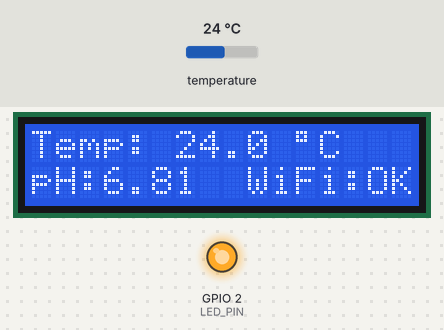
A sketch run on a simulated ESP32. On the bench: 16×2 character LCD, output pins drawn as LEDs (lit = HIGH). The inputs (shaded band) are chosen by the test bench; at power-on: temperature 24 °C. WiFi joins after 1.5 s; servers stay silent unless stated; uploads are accepted with an empty reply; random numbers use the default seed unless the sketch sets one; what the sketch prints to the serial monitor is not drawn.

Above: at 11.5 s.
11.6 s: temperature set to 12 °C
At 22.2 s:
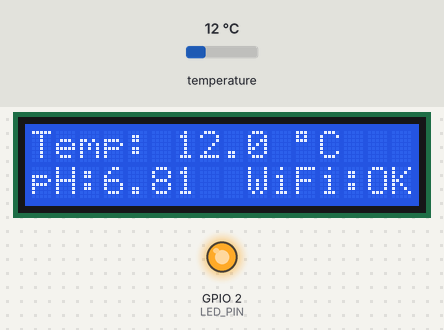
24.9 s: temperature set to 19 °C
At 32.4 s:
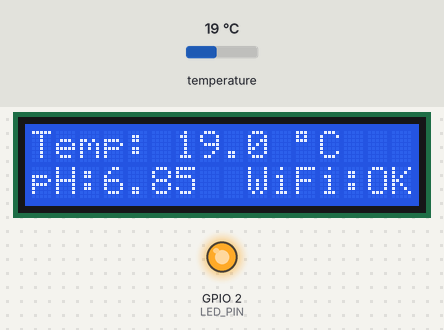
38.2 s: temperature set to 28 °C
At 41.3 s:
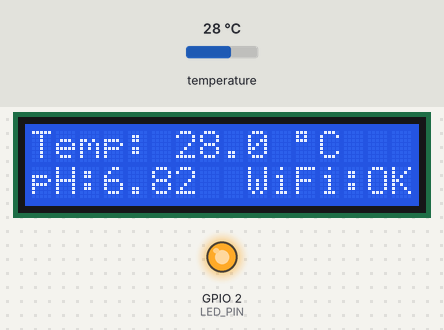
Timing chart, 0 to 42.8 s (numbered marks = the images above; inputs shaded):
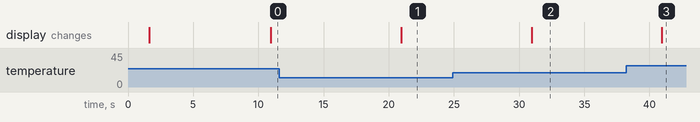

Measured:
- after the input at 11.6 s, the display: changes after 9.3 s (image 1)

The sketch:

esp32_sensor.ino
```cpp
#include <WiFi.h>
#include <WiFiClientSecure.h>
#include <HTTPClient.h>
#include <OneWire.h>
#include <DallasTemperature.h>
#include <Wire.h>
#include <LiquidCrystal_I2C.h>

// ============================================================
// 🔑 KONFIGURASI JARINGAN & SERVER
// ============================================================
const char* WIFI_SSID     = "HW CHANNEL";
const char* WIFI_PASSWORD = "@cc_hw#123";
const char* SERVER_URL    = "https://iot.bppmhkp.online/api/sensor/data";

// ============================================================
// 🔧 PIN & PARAMETER SISTEM
// ============================================================
#define I2C_SDA_PIN       21     // Pin P21 -> SDA LCD
#define I2C_SCL_PIN       22     // Pin R22 -> SCL LCD
#define DS18B20_PIN       4      // Pin P4  -> DATA Sensor Suhu
#define LED_PIN           2      // LED Indikator Board
#define SENSOR_INTERVAL   10000  // Interval kirim data (ms)
#define LCD_ADDR          0x27   // Alamat I2C umum (ganti 0x3F jika gelap)

// ============================================================
// 🏗 OBJEK HARDWARE
// ============================================================
OneWire oneWire(DS18B20_PIN);
DallasTemperature sensors(&oneWire);
LiquidCrystal_I2C lcd(LCD_ADDR, 16, 2);

unsigned long lastSendTime = 0;
String deviceId = "";

// ============================================================
// 📺 FUNGSI BANTU LCD (Format pas 16 karakter per baris)
// ============================================================
void showLcdLines(const char* line1, const char* line2) {
  char buf1[17], buf2[17];
  snprintf(buf1, sizeof(buf1), "%-16s", line1);
  snprintf(buf2, sizeof(buf2), "%-16s", line2);

  lcd.setCursor(0, 0);
  lcd.print(buf1);
  lcd.setCursor(0, 1);
  lcd.print(buf2);
}

void updateLcdReadings(float temp, float ph, bool isOnline) {
  char line1[17];
  char line2[17];

  // Baris 1: Suhu
  if (temp == -127.00) {
    snprintf(line1, sizeof(line1), "Temp: ERR       ");
  } else {
    snprintf(line1, sizeof(line1), "Temp: %4.1f %cC   ", temp, (char)223);
  }

  // Baris 2: pH dan status jaringan
  snprintf(line2, sizeof(line2), "pH:%-4.2f  %s", ph, isOnline ? "WiFi:OK" : "WiFi:NC");

  lcd.setCursor(0, 0);
  lcd.print(line1);
  lcd.setCursor(0, 1);
  lcd.print(line2);
}

// ============================================================
// 📶 MANAJEMEN WIFI
// ============================================================
bool connectWiFi() {
  if (WiFi.status() == WL_CONNECTED) return true;

  showLcdLines("WiFi Connecting", WIFI_SSID);
  WiFi.mode(WIFI_STA);
  WiFi.begin(WIFI_SSID, WIFI_PASSWORD);

  int retry = 0;
  while (WiFi.status() != WL_CONNECTED && retry < 20) {
    delay(500);
    Serial.print(".");
    retry++;
  }

  if (WiFi.status() == WL_CONNECTED) {
    Serial.println("\n[WiFi] Terhubung!");
    digitalWrite(LED_PIN, HIGH);
    return true;
  }

  Serial.println("\n[WiFi] Gagal terhubung.");
  digitalWrite(LED_PIN, LOW);
  return false;
}

// ============================================================
// 🌡 BACA SENSOR & DATA SIMULASI
// ============================================================
float readTemperature() {
  sensors.requestTemperatures();
  float temp = sensors.getTempCByIndex(0);

  if (temp == -127.00) {
    Serial.println("[SENSOR] DS18B20 tidak terdeteksi!");
    return -127.00;
  }
  return temp;
}

float readSimulatedPH() {
  return 6.8 + (random(0, 6) / 100.0);
}

// ============================================================
// 📤 PUSH HTTP POST DATA
// ============================================================
void sendTelemetry(float temp, float ph) {
  WiFiClientSecure client;
  client.setInsecure();
  client.setTimeout(5000);

  HTTPClient http;
  if (!http.begin(client, SERVER_URL)) {
    Serial.println("[HTTP] Gagal menghubungkan ke host");
    return;
  }

  http.addHeader("Content-Type", "application/json");

  // Fallback suhu jika sensor lepas saat kirim
  float reportTemp = (temp == -127.00) ? 27.0 : temp;
  String payload = "{\"deviceId\":\"" + deviceId +
                   "\",\"temperature\":" + String(reportTemp, 1) +
                   ",\"ph\":" + String(ph, 2) + "}";

  Serial.printf("[HTTP] Mengirim: %s\n", payload.c_str());
  int responseCode = http.POST(payload);

  if (responseCode > 0) {
    Serial.printf("[HTTP] Sukses, Kode: %d\n", responseCode);
  } else {
    Serial.printf("[HTTP] Error, Kode: %d\n", responseCode);
  }

  http.end();
}

// ============================================================
// ⚙️ SETUP UTAMA
// ============================================================
void setup() {
  Serial.begin(115200);
  pinMode(LED_PIN, OUTPUT);
  digitalWrite(LED_PIN, LOW);

  // 1. Inisialisasi Bus I2C & LCD dengan proteksi timing
  Wire.begin(I2C_SDA_PIN, I2C_SCL_PIN);
  Wire.setClock(100000); // 100kHz standard-mode (mencegah karakter aneh)

  lcd.init();
  lcd.backlight();
  showLcdLines(" Fish Monitoring", "   System Boot  ");
  delay(1500);

  // 2. Inisialisasi DS18B20
  sensors.begin();
  sensors.setResolution(12);

  // 3. Susun Device ID Unik dari MAC
  byte mac[6];
  WiFi.macAddress(mac);
  deviceId = "FISH-" + String(mac[4], HEX) + String(mac[5], HEX);
  deviceId.toUpperCase();

  // 4. Sambungkan ke Jaringan
  connectWiFi();
}

// ============================================================
// 🔁 LOOP UTAMA
// ============================================================
void loop() {
  bool isOnline = (WiFi.status() == WL_CONNECTED);
  digitalWrite(LED_PIN, isOnline ? HIGH : LOW);

  // Reconnect otomatis jika koneksi putus
  if (!isOnline && (millis() - lastSendTime > 5000)) {
    connectWiFi();
    isOnline = (WiFi.status() == WL_CONNECTED);
  }

  // Siklus kirim data berkala
  unsigned long now = millis();
  if (now - lastSendTime >= SENSOR_INTERVAL) {
    lastSendTime = now;

    float currentTemp = readTemperature();
    float currentPH   = readSimulatedPH();

    // Perbarui display layar
    updateLcdReadings(currentTemp, currentPH, isOnline);

    // Kirim data ke API jika WiFi terhubung
    if (isOnline) {
      sendTelemetry(currentTemp, currentPH);
    }
  }

  delay(200);
}
```
